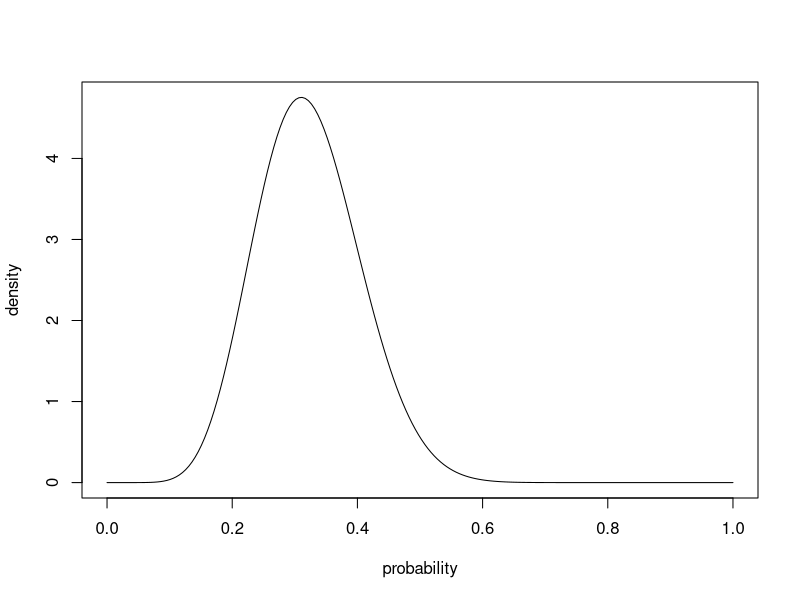
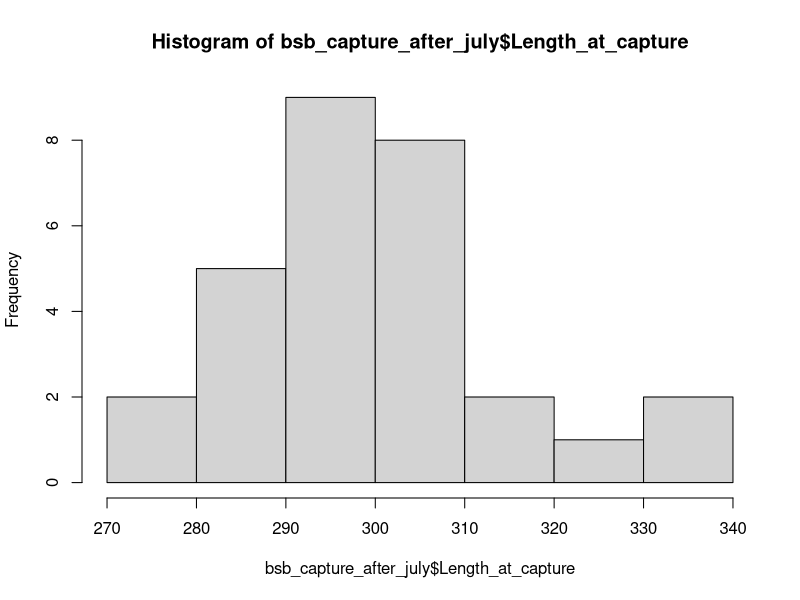
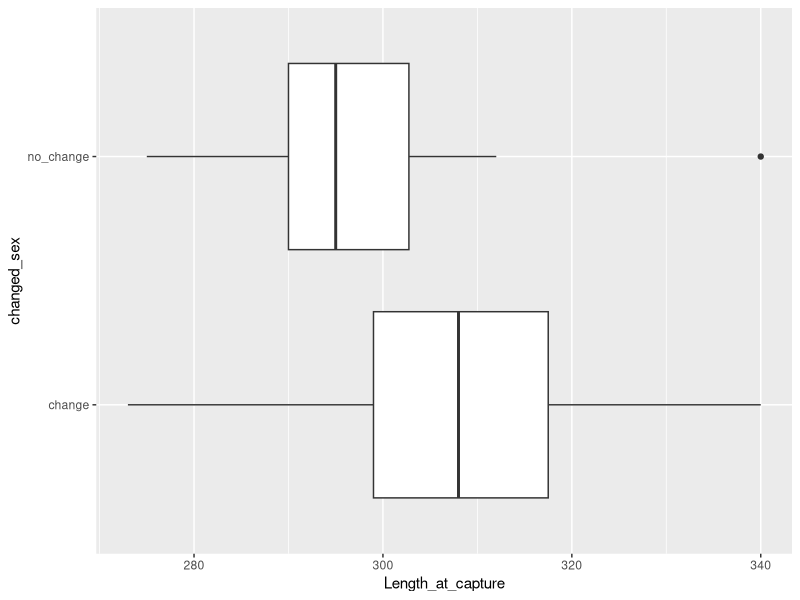
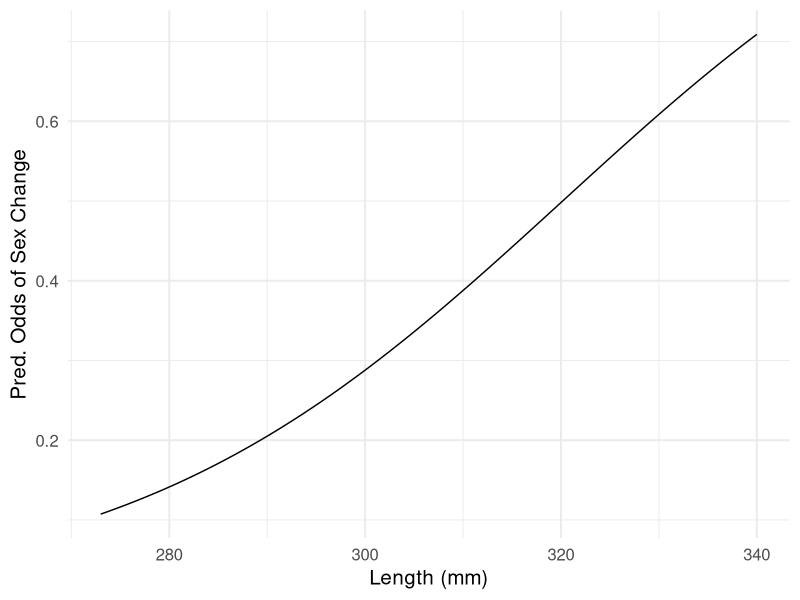

Recreate these plots in R, in order.
library(readxl)
library(tidyverse)


# Objective 1 -------------------------------------------------------------

bsb_data <- read_xlsx('BSB_tagging_data.xlsx')

str(bsb_data) #date is in POSIXct

#remove rows with missing date for recapture
bsb_no_na_date <- bsb_data %>% 
  filter(!is.na(Date_at_recapture)) 
 
#pull out month
bsb_capture_after_july <- bsb_no_na_date %>% 
  mutate(
    month_at_recapture = as.numeric(format(Date_at_recapture, "%m")) 
    )

#Filter for after July, add changed_sex column
bsb_capture_after_july <- bsb_capture_after_july %>% 
  filter(month_at_recapture > 7, Sex_at_capture == "F") %>% 
  mutate(
    changed_sex = if_else(Sex_at_capture == Sex_at_recapture, "no_change", "change")
  )

#Proportion summary
bsb_change_summary <- bsb_capture_after_july %>% 
  summarise(
    n_obs = n(),
    n_changed = sum(changed_sex == 'change'),
    n_unchanged = sum(changed_sex == 'no_change'),
    changed_prop = sum(changed_sex == 'change') / n_obs
  )

probability = seq(0, 1, length = 200)
density <- dbeta(probability, shape1 = 10, shape2 = 21) #shape1 = # changed + 1, shape2 = # unchanged + 1

#A. Probability density function
plot(probability, density, type = 'l')

#B.
conf_int <- c(qbeta(.025, 10, 21), qbeta(.975, 10, 21))
conf_int

# Objective 2 -------------------------------------------------------------
#Make sex change binary variable
bsb_capture_after_july <- bsb_capture_after_july %>% 
  filter(month_at_recapture > 7, Sex_at_capture == "F") %>% 
  mutate(
    changed_sex_binary = if_else(Sex_at_capture == Sex_at_recapture, 0, 1)
  )

#Look at data
hist(bsb_capture_after_july$Length_at_capture)

ggplot(bsb_capture_after_july, aes(x = Length_at_capture, y = changed_sex)) +
  geom_boxplot()

#Make GLM
length_glm <- glm(changed_sex_binary ~ Length_at_capture, family = 'binomial', data = bsb_capture_after_july)

#A. 
summary(length_glm) #p = .11
coef(length_glm)

#B. 
#For every mm of length increase, log odds is expected to increase by .044. 

#C. 

predictors <- seq(min(bsb_capture_after_july$Length_at_capture), 
                  max(bsb_capture_after_july$Length_at_capture), 
                  length = 100
                  )

length_df <- data.frame(Length_at_capture = predictors)

predicted_odds <- predict.glm(length_glm, newdata = length_df, type = 'response')

length_and_odds_df <- data.frame(length = predictors, predicted_odds)

ggplot(length_and_odds_df, aes(x = length, y = predicted_odds)) +
  geom_line() +
  theme_minimal(base_size = 15) +
  ylab('Pred. Odds of Sex Change') +
  xlab('Length (mm)')
